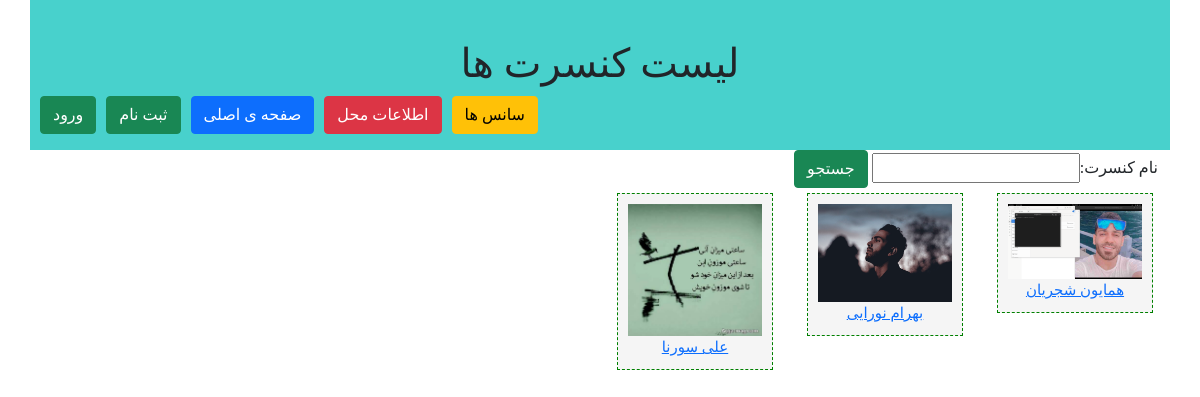
The page /ticketSales/concert/list on the database its author committed.
### ticketSales/models.py (models this page shows)
class concertModel(models.Model):
    class Meta:
        verbose_name = "کنسرت"
        verbose_name_plural = "کنسرت"
    Name = models.CharField(max_length=100,verbose_name = "نام کنسرت")
    SingerName = models.CharField(max_length=100,verbose_name = "نام خواننده")
    length = models.IntegerField(verbose_name = "مدت زمان")
    Poster = models.ImageField(upload_to = "concertImages/",null=True,verbose_name = "برچسب")
    def __str__(self):
        return self.SingerName

### ticketSales/views.py (the view)
# urls.py: path('concert/list', views.concertlistView),
def concertlistView(request):
    concerts = concertModel.objects.all()
    searchForm = SearchForm(request.GET)
    if searchForm.is_valid():
        SearchText = searchForm.cleaned_data["SearchText"]
        concerts = concertModel.objects.filter(Name__contains=SearchText)
    else:
        concerts = concertModel.objects.all()
    context = {
        "concertlist" : concerts,
        "concertcount" : concerts.count(),
        "searchForm" : searchForm
    }
    return render(request, "ticketSales/concertlist.html", context)

### ticketSales/forms.py
class SearchForm(forms.Form):
    SearchText = forms.CharField(max_length=100,label="نام کنسرت", required=False)

### ticketSales/templates/ticketSales/concertlist.html
{% extends "ticketSales/layout.html" %}
{% block titlepage %}
    لیست کنسرت ها
{% endblock %}
{% block mainContent %}
    {% if concertlist %}
    <form action="" method="GET">
        {{searchForm}}
        <button type="submit" class="btn btn-success">جستجو</button>
    </form>
        {% for concert in concertlist %}
            <div class="col-md-2">
                <a href="/ticketSales/concert/{{ concert.id }}">
                    <div class="imageBox">
                        <img src="{{ concert.Poster.url }}">
                        {{ concert }}
                    </div>
                </a>
            </div>
        {% endfor %}
    {% endif %}
{% endblock %}

### ticketSales/templates/ticketSales/layout.html (shortened to what this page needs)
{% load static %}
<!DOCTYPE html>
<html dir="rtl">
    <head>
        <link rel="stylesheet" type="text/css" href="{%static 'ticketSales/css/bootstrap.css' %} " >
        <link rel="stylesheet" type="text/css" href="{%static 'ticketSales/css/fontawesome.min.css' %} " >
        <link rel="stylesheet" type="text/css" href="{%static 'ticketSales/css/style.css' %} " >
    </head>
    <body>
        <div class="container">
            <div class="row box">
                <h1>{% block titlepage %} {% endblock %}</h1>
                <ul class="btnul">
                    {% if user.is_authenticated %}
                        <li><a class="btn btn-success" href="/accounts/profile">پروفایل</a></li>
                        <li><a class="btn btn-danger" href="/accounts/logout">خروج</a></li>
                    {% else %}
                        <li><a class="btn btn-success" href="/accounts/login">ورود</a></li>
                        <li><a class="btn btn-success" href="/accounts/profileRegister">ثبت نام</a></li>
                    {% endif %}
                    <li><a class="btn btn-primary" href="/ticketSales/concert/list">صفحه ی اصلی</a></li>
                    <li><a class="btn btn-danger" href="/ticketSales/location/list">اطلاعات محل</a></li>
                    <li><a class="btn btn-warning" href="/ticketSales/time/list">سانس ها</a></li>
                </ul>
            </div>
            <div class="row">
                  {% block mainContent %} {% endblock %}
            </div>
        </div>
    </body>
</html>

### ticketSales/static/ticketSales/css/style.css (style rules this page uses)
body { font-family: IranSanse; }
.box { background-color:mediumturquoise ; padding-top: 40px; text-align: center; }
.imageBox { margin: 5px; background-color: whitesmoke; text-align: center; font-size: 15px; border:1px dashed green; padding:10px }
.imageBox img { width: 100%; height: auto; }
.btnul { list-style-type: none; padding-left: 0; }
.btnul li { float: left; margin-left: 10px; }

### rows shown on the page
concertModel: Poster (picture), SingerName "همایون شجریان"
concertModel: Poster (picture), SingerName "بهرام نورایی"
concertModel: Poster (picture), SingerName "علی سورنا"
